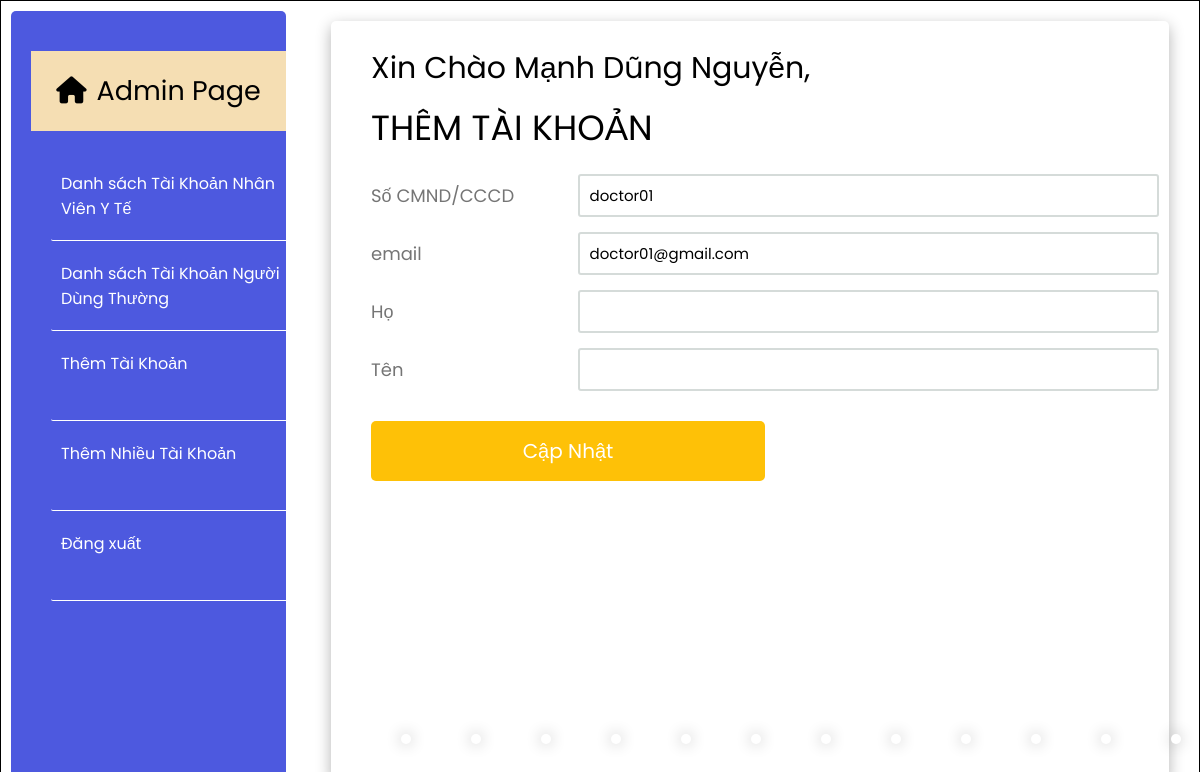
/sys_admin/update/2 (signed in), run on the app's committed database.
### authentication/models.py (models this page shows)
class User(AbstractUser):
    is_normal_user = models.BooleanField(default=True)
    is_MOH = models.BooleanField(default=False)

### system_admin/views.py (the view, shortened to what this page needs)
# urls.py: path('update/<id>', views.update, name="update"),
def update(request, id):
    if request.user.is_authenticated:
        user1 = {
            'user': User.objects.get(id=id)
        }
    else:
        messages.error(request, "Vui lòng đăng nhập để tiếp tục")
        return redirect('http://127.0.0.1:8000/sys_admin/login')
    return render(request, 'update_user.html', user1)

### system_admin/templates/update_user.html (shortened to what this page needs)
{% load static %}
<!DOCTYPE html>
<html>
<head>
    <link rel="stylesheet" href="https://cdnjs.cloudflare.com/ajax/libs/font-awesome/6.0.0-beta3/css/all.min.css"/>
    <link rel="stylesheet" href="{% static 'style.css' %}">
</head>
<body>
    <div class="navigation">
        <div class="wrapper">
            <div class="decoration">
                <p><i class="fas fa-home"></i>Admin Page</p>
             </div>
            <ul>
                <li class="list">
                    <a href="http://127.0.0.1:8000/sys_admin/list-moh/">
                        <span class="title">Danh sách Tài Khoản Nhân Viên Y Tế</span>
                    </a>
                </li>
                <li class="list">
                    <a href="http://127.0.0.1:8000/sys_admin/list-normal/">
                        <span class="title">Danh sách Tài Khoản Người Dùng Thường</span>
                    </a>
                </li>
                <li class="list">
                    <a href="http://127.0.0.1:8000/sys_admin/add/">
                        <span class="title">Thêm Tài Khoản</span>
                    </a>
                </li>
                <li class="list">
                    <a href="http://127.0.0.1:8000/sys_admin/upload/">
                        <span class="title">Thêm Nhiều Tài Khoản</span>
                    </a>
                </li>
                <li>
                    <a href="http://127.0.0.1:8000/sys_admin/logout/">
                        <span class="title">Đăng xuất</span>
                    </a>
                </li>
            </ul>
        </div>
    </div>
    <div class="main">
        <div class="wrapper">
            <div class="greeting">
                Xin Chào {{request.user.first_name}} {{request.user.last_name}},
            </div>
            <div class="title" style="font-size: 35px;">
                THÊM TÀI KHOẢN
            </div>
            <form class="form" action="" method="post">
                <div class="inputfield">
                    <label>Số CMND/CCCD</label>
                    <input type="text" class="input" value="{{user.username}}" name="national_id">
                </div>
                <div class="inputfield">
                    <label>email</label>
                    <input type="text" class="input" value="{{user.email}}" name="email">
                </div>
                <div class="inputfield">
                    <label>Họ</label>
                    <input type="text" class="input" value="{{user.first_name}}" name="fname">
                </div>
                <div class="inputfield">
                    <label>Tên</label>
                    <input type="text" class="input" value="{{user.last_name}}" name="lname">
                </div>
                <div class="inputfield">
                    <input type="submit" value="Cập Nhật" class="btn" name="submit">
                </div>
            </form>
            <div class="filler">
                <div class="dot num1"></div>
                <div class="dot num2"></div>
                <div class="dot num3"></div>
                <div class="dot num4"></div>
                <div class="dot num5"></div>
                <div class="dot num6"></div>
                <div class="dot num1"></div>
                <div class="dot num2"></div>
                <div class="dot num3"></div>
                <div class="dot num4"></div>
                <div class="dot num5"></div>
                <div class="dot num6"></div>
            </div>
        </div>
    </div>
</body>
</html>

### system_admin/static/style.css (style rules this page uses)
* { margin: 0; padding: 0; box-sizing: border-box; font-family: 'Poppins', sans-serif; }
body { position: relative; width: 100%; height: 100vh; display: flex; border: 1px solid black; background: url('/static/images/whitebg.jpg'); overflow: hidden; }
.navigation { display: flex; width: 20vw; min-width: 300px; height: 100%; padding-right: 5px; }
.navigation .wrapper { padding: 40px 0 10px 20px; margin: 10px 10px; width: 100%; border-radius: 5px; background: #4d59df; }
.navigation .wrapper .decoration { width: 100%; height: 10vh; background-color: wheat; margin-bottom: 30px; display: flex; }
.navigation .wrapper .decoration p { font-size: 27px; margin: auto; color: #000; }
.navigation .wrapper .decoration i { margin-right: 10px; }
.navigation .wrapper ul { list-style: none; }
.navigation .wrapper ul li { position: relative; display: block; width: auto; margin: 10px 0 10px 20px; margin-top: 10px; margin-bottom: 10px; background: #4d59df; height: 80px; border-bottom: 0.5px solid white; cursor: pointer; transition: 0.5s ease; border-radius: 2px 0 0 2px; }
.navigation .wrapper ul li a { position: relative; display: block; width: 100%; padding-top: 10px; padding-left: 10px; height: 50px; color: #fff; text-decoration: none; border-radius: 5px; cursor: pointer; }
.main { display: flex; width: 80%; height: 100%; }
.main .wrapper { position: relative; background-color: transparent; padding: 15px 10px 10px 40px; margin: 20px 30px; width: 100%; opacity: 1; border-radius: 5px; box-shadow: inset; box-shadow: 0 5px 15px rgba(0,0,0 , 0.3); }
.main .wrapper .greeting { font-size: 30px; margin-top: 10px; }
.main .wrapper .title { margin-top: 10px; margin-bottom: 20px; font-size: 25px ; }
.wrapper .form { width: 100%; }
.wrapper .form .inputfield { margin-bottom: 15px; display: flex; align-items: center; }
.wrapper .form .inputfield label { width: 200px; color: #757575; margin-right: 10px; font-size: 18px; }
.wrapper .form .inputfield .input, .wrapper .form .inputfield .textarea { width: 75%; border: 2px solid #d5dbd9; font-size: 15px; padding: 8px 10px; border-radius: 3px; }
.wrapper .form .inputfield .btn { width: 50%; margin-top: 15px; padding: 15px 15px; font-size: 20px; border: 0px; background: #fec107; color: #fff; cursor: pointer; border-radius: 5px; outline: none; }
.wrapper .form .inputfield:last-child { margin-bottom: 0; }
.wrapper .inputfield label { font-size: 25px; }
.wrapper .inputfield input { cursor: pointer; padding: 10px; }
.wrapper .filler { position: absolute; transform: translateY(55px); bottom: 0; width: 70vw; height: 100px; display: flex; justify-content: space-around; }
.wrapper .filler .dot { border-radius: 50%; width: 10px; height: 10px; background-color: white; box-shadow: 0 0 15px rgba(0,0,0 , 0.3); }
.wrapper .filler .num1 { animation: rainbow 3s infinite; }
.wrapper .filler .num2 { animation: rainbow 4s infinite; }
.wrapper .filler .num3 { animation: rainbow 5s infinite; }
.wrapper .filler .num4 { animation: rainbow 6s infinite; }
.wrapper .filler .num5 { animation: rainbow 5s infinite; }
.wrapper .filler .num6 { animation: rainbow 4s infinite; }

### data on the page
User: user.first_name "Mạnh Dũng", user.last_name "Nguyễn"
User: national_id "doctor01", email "doctor01@gmail.com"
